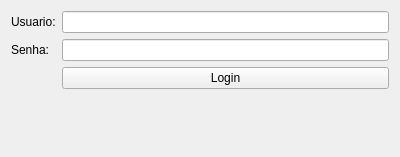
<?xml version="1.0" encoding="UTF-8"?>
<ui version="4.0">
 <class>login_form</class>
 <widget class="QWidget" name="login_form">
  <property name="geometry">
   <rect>
    <x>0</x>
    <y>0</y>
    <width>400</width>
    <height>157</height>
   </rect>
  </property>
  <property name="sizePolicy">
   <sizepolicy hsizetype="Fixed" vsizetype="Fixed">
    <horstretch>0</horstretch>
    <verstretch>0</verstretch>
   </sizepolicy>
  </property>
  <property name="windowTitle">
   <string>Gerenciador de Anexos - Login</string>
  </property>
  <layout class="QFormLayout" name="formLayout">
   <item row="0" column="0">
    <widget class="QLabel" name="email_label">
     <property name="text">
      <string>Usuario:</string>
     </property>
    </widget>
   </item>
   <item row="0" column="1">
    <widget class="QLineEdit" name="email_line_edit">
     <property name="echoMode">
      <enum>QLineEdit::Normal</enum>
     </property>
    </widget>
   </item>
   <item row="1" column="0">
    <widget class="QLabel" name="password_label">
     <property name="text">
      <string>Senha:</string>
     </property>
    </widget>
   </item>
   <item row="1" column="1">
    <widget class="QLineEdit" name="password_line_edit">
     <property name="echoMode">
      <enum>QLineEdit::Password</enum>
     </property>
    </widget>
   </item>
   <item row="2" column="1">
    <widget class="QPushButton" name="btn_login">
     <property name="text">
      <string>Login</string>
     </property>
    </widget>
   </item>
  </layout>
 </widget>
 <resources/>
 <connections/>
</ui>
